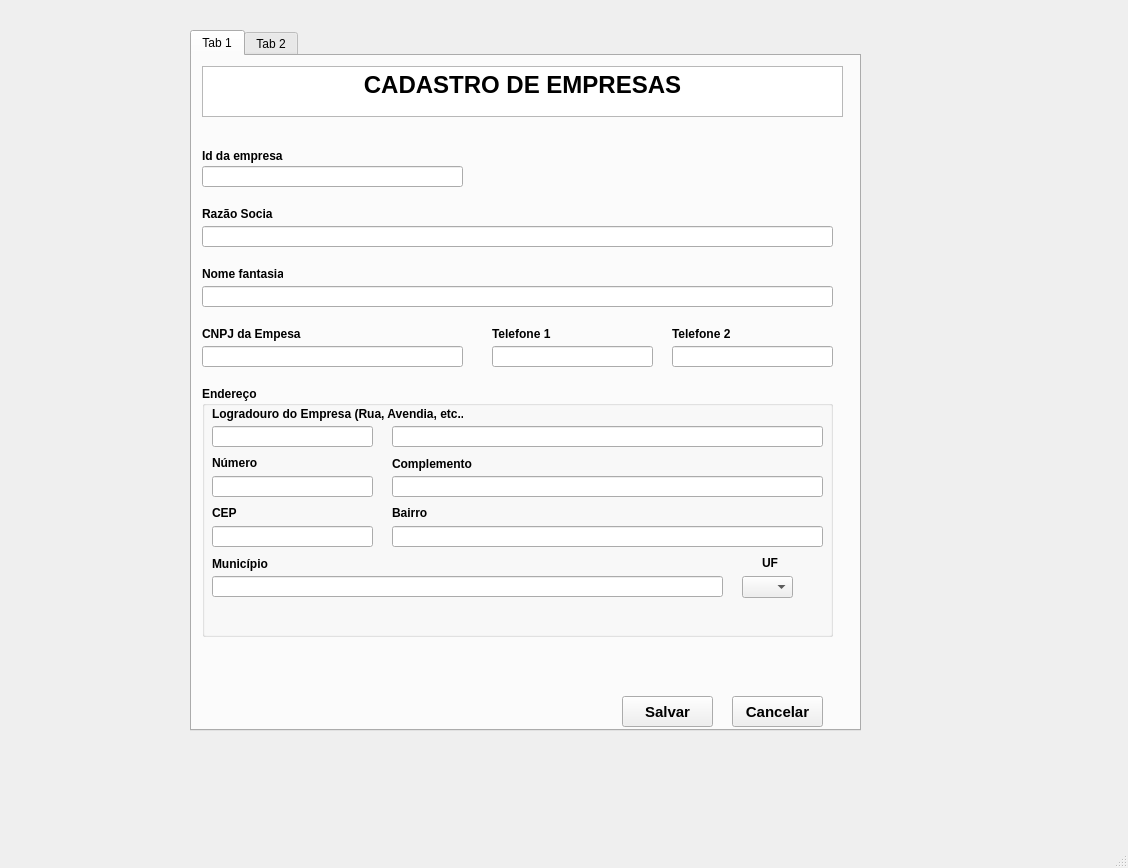
<?xml version="1.0" encoding="UTF-8"?>
<ui version="4.0">
 <class>MainWindow</class>
 <widget class="QMainWindow" name="MainWindow">
  <property name="geometry">
   <rect>
    <x>0</x>
    <y>0</y>
    <width>1128</width>
    <height>868</height>
   </rect>
  </property>
  <property name="windowTitle">
   <string>MainWindow</string>
  </property>
  <widget class="QWidget" name="centralwidget">
   <widget class="QTabWidget" name="Cadastro">
    <property name="geometry">
     <rect>
      <x>190</x>
      <y>30</y>
      <width>671</width>
      <height>701</height>
     </rect>
    </property>
    <property name="tabletTracking">
     <bool>false</bool>
    </property>
    <property name="toolTip">
     <string>&lt;html&gt;&lt;head/&gt;&lt;body&gt;&lt;p&gt;Cadastro&lt;/p&gt;&lt;/body&gt;&lt;/html&gt;</string>
    </property>
    <property name="autoFillBackground">
     <bool>false</bool>
    </property>
    <property name="styleSheet">
     <string notr="true"/>
    </property>
    <property name="currentIndex">
     <number>0</number>
    </property>
    <widget class="QWidget" name="tab">
     <attribute name="title">
      <string>Tab 1</string>
     </attribute>
     <widget class="QLabel" name="label">
      <property name="geometry">
       <rect>
        <x>10</x>
        <y>90</y>
        <width>81</width>
        <height>20</height>
       </rect>
      </property>
      <property name="font">
       <font>
        <family>Arial</family>
        <weight>75</weight>
        <bold>true</bold>
       </font>
      </property>
      <property name="text">
       <string>Id da empresa</string>
      </property>
     </widget>
     <widget class="QLineEdit" name="lineEdit">
      <property name="geometry">
       <rect>
        <x>10</x>
        <y>110</y>
        <width>261</width>
        <height>21</height>
       </rect>
      </property>
     </widget>
     <widget class="QTextBrowser" name="textBrowser">
      <property name="geometry">
       <rect>
        <x>10</x>
        <y>10</y>
        <width>641</width>
        <height>51</height>
       </rect>
      </property>
      <property name="html">
       <string>&lt;!DOCTYPE HTML PUBLIC &quot;-//W3C//DTD HTML 4.0//EN&quot; &quot;http://www.w3.org/TR/REC-html40/strict.dtd&quot;&gt;
&lt;html&gt;&lt;head&gt;&lt;meta name=&quot;qrichtext&quot; content=&quot;1&quot; /&gt;&lt;style type=&quot;text/css&quot;&gt;
p, li { white-space: pre-wrap; }
&lt;/style&gt;&lt;/head&gt;&lt;body style=&quot; font-family:'MS Shell Dlg 2'; font-size:8.25pt; font-weight:400; font-style:normal;&quot;&gt;
&lt;p align=&quot;center&quot; style=&quot; margin-top:0px; margin-bottom:0px; margin-left:0px; margin-right:0px; -qt-block-indent:0; text-indent:0px;&quot;&gt;&lt;span style=&quot; font-size:18pt; font-weight:600;&quot;&gt;CADASTRO DE EMPRESAS&lt;/span&gt;&lt;/p&gt;&lt;/body&gt;&lt;/html&gt;</string>
      </property>
     </widget>
     <widget class="QLabel" name="label_2">
      <property name="geometry">
       <rect>
        <x>10</x>
        <y>150</y>
        <width>71</width>
        <height>16</height>
       </rect>
      </property>
      <property name="font">
       <font>
        <family>Arial</family>
        <weight>75</weight>
        <bold>true</bold>
       </font>
      </property>
      <property name="text">
       <string>Razão Social</string>
      </property>
     </widget>
     <widget class="QLineEdit" name="lineEdit_2">
      <property name="geometry">
       <rect>
        <x>10</x>
        <y>170</y>
        <width>631</width>
        <height>21</height>
       </rect>
      </property>
     </widget>
     <widget class="QLabel" name="label_3">
      <property name="geometry">
       <rect>
        <x>10</x>
        <y>210</y>
        <width>81</width>
        <height>16</height>
       </rect>
      </property>
      <property name="font">
       <font>
        <family>Arial</family>
        <weight>75</weight>
        <bold>true</bold>
       </font>
      </property>
      <property name="text">
       <string>Nome fantasia</string>
      </property>
     </widget>
     <widget class="QLineEdit" name="lineEdit_3">
      <property name="geometry">
       <rect>
        <x>10</x>
        <y>230</y>
        <width>631</width>
        <height>21</height>
       </rect>
      </property>
     </widget>
     <widget class="QLabel" name="label_4">
      <property name="geometry">
       <rect>
        <x>10</x>
        <y>270</y>
        <width>101</width>
        <height>16</height>
       </rect>
      </property>
      <property name="font">
       <font>
        <family>Arial</family>
        <weight>75</weight>
        <bold>true</bold>
       </font>
      </property>
      <property name="text">
       <string>CNPJ da Empesa</string>
      </property>
     </widget>
     <widget class="QLineEdit" name="lineEdit_4">
      <property name="geometry">
       <rect>
        <x>10</x>
        <y>290</y>
        <width>261</width>
        <height>21</height>
       </rect>
      </property>
     </widget>
     <widget class="QGroupBox" name="groupBox">
      <property name="geometry">
       <rect>
        <x>10</x>
        <y>330</y>
        <width>631</width>
        <height>251</height>
       </rect>
      </property>
      <property name="font">
       <font>
        <family>Arial</family>
        <weight>75</weight>
        <bold>true</bold>
       </font>
      </property>
      <property name="title">
       <string>Endereço</string>
      </property>
      <widget class="QComboBox" name="comboBox">
       <property name="geometry">
        <rect>
         <x>540</x>
         <y>190</y>
         <width>51</width>
         <height>22</height>
        </rect>
       </property>
       <item>
        <property name="text">
         <string/>
        </property>
       </item>
       <item>
        <property name="text">
         <string>RO</string>
        </property>
       </item>
       <item>
        <property name="text">
         <string>AC</string>
        </property>
       </item>
       <item>
        <property name="text">
         <string>AM</string>
        </property>
       </item>
       <item>
        <property name="text">
         <string>RR</string>
        </property>
       </item>
       <item>
        <property name="text">
         <string>PA</string>
        </property>
       </item>
       <item>
        <property name="text">
         <string>AP</string>
        </property>
       </item>
       <item>
        <property name="text">
         <string>TO</string>
        </property>
       </item>
       <item>
        <property name="text">
         <string>MA</string>
        </property>
       </item>
       <item>
        <property name="text">
         <string>PI</string>
        </property>
       </item>
       <item>
        <property name="text">
         <string>CE</string>
        </property>
       </item>
       <item>
        <property name="text">
         <string>RN</string>
        </property>
       </item>
       <item>
        <property name="text">
         <string>PB</string>
        </property>
       </item>
       <item>
        <property name="text">
         <string>PE</string>
        </property>
       </item>
       <item>
        <property name="text">
         <string>AL</string>
        </property>
       </item>
       <item>
        <property name="text">
         <string>SE</string>
        </property>
       </item>
       <item>
        <property name="text">
         <string>BA</string>
        </property>
       </item>
       <item>
        <property name="text">
         <string>MG</string>
        </property>
       </item>
       <item>
        <property name="text">
         <string>ES</string>
        </property>
       </item>
       <item>
        <property name="text">
         <string>RJ</string>
        </property>
       </item>
       <item>
        <property name="text">
         <string>SP</string>
        </property>
       </item>
       <item>
        <property name="text">
         <string>PR</string>
        </property>
       </item>
       <item>
        <property name="text">
         <string>SC</string>
        </property>
       </item>
       <item>
        <property name="text">
         <string>RS</string>
        </property>
       </item>
       <item>
        <property name="text">
         <string>MS</string>
        </property>
       </item>
       <item>
        <property name="text">
         <string>MT</string>
        </property>
       </item>
       <item>
        <property name="text">
         <string>GO</string>
        </property>
       </item>
       <item>
        <property name="text">
         <string>DF</string>
        </property>
       </item>
      </widget>
      <widget class="QLabel" name="label_5">
       <property name="geometry">
        <rect>
         <x>10</x>
         <y>20</y>
         <width>251</width>
         <height>16</height>
        </rect>
       </property>
       <property name="font">
        <font>
         <family>Arial</family>
         <weight>75</weight>
         <bold>true</bold>
        </font>
       </property>
       <property name="text">
        <string>Logradouro do Empresa (Rua, Avendia, etc..)</string>
       </property>
      </widget>
      <widget class="QLineEdit" name="lineEdit_5">
       <property name="geometry">
        <rect>
         <x>10</x>
         <y>40</y>
         <width>161</width>
         <height>21</height>
        </rect>
       </property>
      </widget>
      <widget class="QLineEdit" name="lineEdit_6">
       <property name="geometry">
        <rect>
         <x>190</x>
         <y>40</y>
         <width>431</width>
         <height>21</height>
        </rect>
       </property>
      </widget>
      <widget class="QLabel" name="label_6">
       <property name="geometry">
        <rect>
         <x>10</x>
         <y>70</y>
         <width>47</width>
         <height>13</height>
        </rect>
       </property>
       <property name="font">
        <font>
         <family>Arial</family>
         <weight>75</weight>
         <bold>true</bold>
        </font>
       </property>
       <property name="text">
        <string>Número</string>
       </property>
      </widget>
      <widget class="QLineEdit" name="lineEdit_7">
       <property name="geometry">
        <rect>
         <x>10</x>
         <y>90</y>
         <width>161</width>
         <height>21</height>
        </rect>
       </property>
      </widget>
      <widget class="QLabel" name="label_7">
       <property name="geometry">
        <rect>
         <x>190</x>
         <y>70</y>
         <width>91</width>
         <height>16</height>
        </rect>
       </property>
       <property name="font">
        <font>
         <family>Arial</family>
         <weight>75</weight>
         <bold>true</bold>
        </font>
       </property>
       <property name="text">
        <string>Complemento</string>
       </property>
      </widget>
      <widget class="QLineEdit" name="lineEdit_8">
       <property name="geometry">
        <rect>
         <x>190</x>
         <y>90</y>
         <width>431</width>
         <height>21</height>
        </rect>
       </property>
      </widget>
      <widget class="QLineEdit" name="lineEdit_9">
       <property name="geometry">
        <rect>
         <x>10</x>
         <y>140</y>
         <width>161</width>
         <height>21</height>
        </rect>
       </property>
       <property name="text">
        <string/>
       </property>
      </widget>
      <widget class="QLabel" name="label_8">
       <property name="geometry">
        <rect>
         <x>10</x>
         <y>120</y>
         <width>47</width>
         <height>13</height>
        </rect>
       </property>
       <property name="font">
        <font>
         <family>Arial</family>
         <weight>75</weight>
         <bold>true</bold>
        </font>
       </property>
       <property name="text">
        <string>CEP</string>
       </property>
      </widget>
      <widget class="QLabel" name="label_9">
       <property name="geometry">
        <rect>
         <x>190</x>
         <y>120</y>
         <width>47</width>
         <height>13</height>
        </rect>
       </property>
       <property name="font">
        <font>
         <family>Arial</family>
         <weight>75</weight>
         <bold>true</bold>
        </font>
       </property>
       <property name="text">
        <string>Bairro</string>
       </property>
      </widget>
      <widget class="QLineEdit" name="lineEdit_10">
       <property name="geometry">
        <rect>
         <x>190</x>
         <y>140</y>
         <width>431</width>
         <height>21</height>
        </rect>
       </property>
      </widget>
      <widget class="QLabel" name="label_10">
       <property name="geometry">
        <rect>
         <x>10</x>
         <y>170</y>
         <width>61</width>
         <height>16</height>
        </rect>
       </property>
       <property name="font">
        <font>
         <family>Arial</family>
         <weight>75</weight>
         <bold>true</bold>
        </font>
       </property>
       <property name="text">
        <string>Município</string>
       </property>
      </widget>
      <widget class="QLineEdit" name="lineEdit_11">
       <property name="geometry">
        <rect>
         <x>10</x>
         <y>190</y>
         <width>511</width>
         <height>21</height>
        </rect>
       </property>
      </widget>
      <widget class="QLabel" name="label_11">
       <property name="geometry">
        <rect>
         <x>560</x>
         <y>170</y>
         <width>47</width>
         <height>13</height>
        </rect>
       </property>
       <property name="font">
        <font>
         <family>Arial</family>
         <weight>75</weight>
         <bold>true</bold>
        </font>
       </property>
       <property name="text">
        <string>UF</string>
       </property>
      </widget>
     </widget>
     <widget class="QLabel" name="label_12">
      <property name="geometry">
       <rect>
        <x>300</x>
        <y>270</y>
        <width>101</width>
        <height>16</height>
       </rect>
      </property>
      <property name="font">
       <font>
        <family>Arial</family>
        <weight>75</weight>
        <bold>true</bold>
       </font>
      </property>
      <property name="text">
       <string>Telefone 1 </string>
      </property>
     </widget>
     <widget class="QLineEdit" name="lineEdit_12">
      <property name="geometry">
       <rect>
        <x>300</x>
        <y>290</y>
        <width>161</width>
        <height>21</height>
       </rect>
      </property>
     </widget>
     <widget class="QLineEdit" name="lineEdit_13">
      <property name="geometry">
       <rect>
        <x>480</x>
        <y>290</y>
        <width>161</width>
        <height>21</height>
       </rect>
      </property>
     </widget>
     <widget class="QLabel" name="label_13">
      <property name="geometry">
       <rect>
        <x>480</x>
        <y>270</y>
        <width>101</width>
        <height>16</height>
       </rect>
      </property>
      <property name="font">
       <font>
        <family>Arial</family>
        <weight>75</weight>
        <bold>true</bold>
       </font>
      </property>
      <property name="text">
       <string>Telefone 2</string>
      </property>
     </widget>
     <widget class="QPushButton" name="pushButton">
      <property name="geometry">
       <rect>
        <x>430</x>
        <y>640</y>
        <width>91</width>
        <height>31</height>
       </rect>
      </property>
      <property name="font">
       <font>
        <family>Arial</family>
        <pointsize>11</pointsize>
        <weight>75</weight>
        <bold>true</bold>
       </font>
      </property>
      <property name="styleSheet">
       <string notr="true">rgb(156, 156, 156)</string>
      </property>
      <property name="text">
       <string>Salvar</string>
      </property>
     </widget>
     <widget class="QPushButton" name="pushButton_2">
      <property name="geometry">
       <rect>
        <x>540</x>
        <y>640</y>
        <width>91</width>
        <height>31</height>
       </rect>
      </property>
      <property name="font">
       <font>
        <family>Arial</family>
        <pointsize>11</pointsize>
        <weight>75</weight>
        <bold>true</bold>
       </font>
      </property>
      <property name="styleSheet">
       <string notr="true">rgb(156, 156, 156)</string>
      </property>
      <property name="text">
       <string>Cancelar</string>
      </property>
     </widget>
    </widget>
    <widget class="QWidget" name="tab_2">
     <attribute name="title">
      <string>Tab 2</string>
     </attribute>
    </widget>
   </widget>
  </widget>
  <widget class="QMenuBar" name="menubar">
   <property name="geometry">
    <rect>
     <x>0</x>
     <y>0</y>
     <width>1128</width>
     <height>21</height>
    </rect>
   </property>
  </widget>
  <widget class="QStatusBar" name="statusbar"/>
 </widget>
 <resources/>
 <connections/>
</ui>
